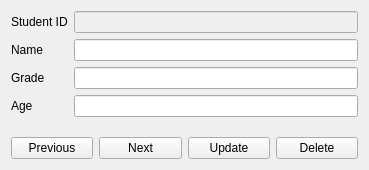
<?xml version="1.0" encoding="UTF-8"?>
<ui version="4.0">
 <class>FormEditDeleteStudent</class>
 <widget class="QWidget" name="FormEditDeleteStudent">
  <property name="geometry">
   <rect>
    <x>0</x>
    <y>0</y>
    <width>369</width>
    <height>170</height>
   </rect>
  </property>
  <property name="windowTitle">
   <string>Edit / Delete Student</string>
  </property>
  <layout class="QVBoxLayout" name="verticalLayout">
   <item>
    <layout class="QFormLayout" name="formLayout">
     <item row="0" column="0">
      <widget class="QLabel" name="lblStudentID">
       <property name="text">
        <string>Student ID</string>
       </property>
      </widget>
     </item>
     <item row="0" column="1">
      <widget class="QLineEdit" name="lineEditStudentID">
       <property name="enabled">
        <bool>false</bool>
       </property>
       <property name="text">
        <string/>
       </property>
      </widget>
     </item>
     <item row="1" column="0">
      <widget class="QLabel" name="lblEditStudentName">
       <property name="text">
        <string>Name</string>
       </property>
      </widget>
     </item>
     <item row="1" column="1">
      <widget class="QLineEdit" name="lineEditStudentName"/>
     </item>
     <item row="2" column="0">
      <widget class="QLabel" name="lblEditStudentGrade">
       <property name="text">
        <string>Grade</string>
       </property>
      </widget>
     </item>
     <item row="2" column="1">
      <widget class="QLineEdit" name="lineEditStudentGrade"/>
     </item>
     <item row="3" column="0">
      <widget class="QLabel" name="lblEditStudentAge">
       <property name="text">
        <string>Age</string>
       </property>
      </widget>
     </item>
     <item row="3" column="1">
      <widget class="QLineEdit" name="lineEditStudentAge"/>
     </item>
    </layout>
   </item>
   <item>
    <layout class="QHBoxLayout" name="horizontalLayout">
     <item>
      <widget class="QPushButton" name="btnEditStudentPrevious">
       <property name="text">
        <string>Previous</string>
       </property>
      </widget>
     </item>
     <item>
      <widget class="QPushButton" name="btnEditStudentNext">
       <property name="text">
        <string>Next</string>
       </property>
      </widget>
     </item>
     <item>
      <widget class="QPushButton" name="btnEditStudentSave">
       <property name="text">
        <string>Update</string>
       </property>
      </widget>
     </item>
     <item>
      <widget class="QPushButton" name="btnEditStudentDelete">
       <property name="text">
        <string>Delete</string>
       </property>
      </widget>
     </item>
    </layout>
   </item>
  </layout>
 </widget>
 <resources/>
 <connections/>
</ui>
